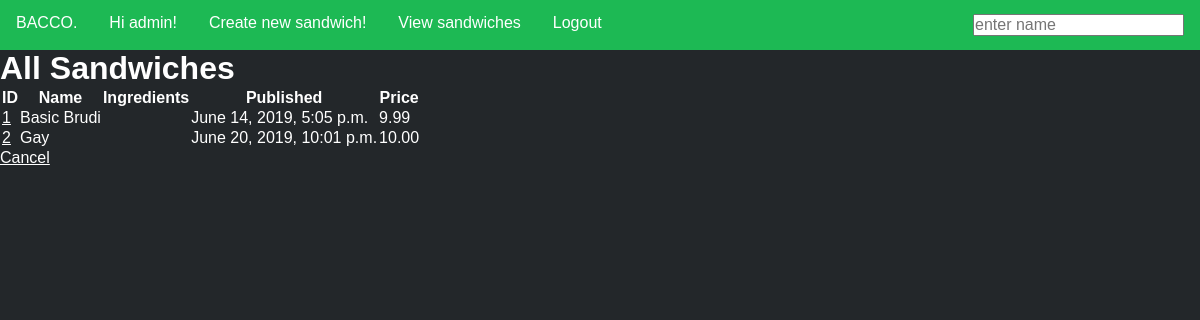
The app's page /mysandwich/show (signed in) with its own data.
### mysandwich/models.py (models this page shows, shortened)
class Sandwich(models.Model):
    name = models.CharField(max_length=255)
    ingredients = models.ManyToManyField(Ingredient)
    pub_date = models.DateTimeField(default=timezone.now(), blank=True)
    price = models.DecimalField(max_digits=4, decimal_places=2, default=0) # max 99,99

### mysandwich/views.py (the view)
# urls.py: path('show', SandwichListView.as_view(), name='all-sandwiches'),
class SandwichListView(ListView):
    model = Sandwich
    context_object_name = "all_sandwiches"
    def get_context_data(self, **kwargs):
        context = super(SandwichListView, self).get_context_data(**kwargs)
        context['sandwich_list'] = Sandwich.objects.all()
        return context

### mysandwich/templates/mysandwich/sandwich_list.html (shortened to what this page needs)
{% extends "home.html" %}
{% block content %}
<h1>All Sandwiches</h1>
<table>
    <tr class="sandwich_header">
        <th>ID</th>
        <th>Name</th>
        <th>Ingredients</th>
        <th>Published</th>
        <th>Price</th>
    </tr>
    {% for sandwich in all_sandwiches %}
    <tr class="sandwich_row">
        <td><a href="show/{{ sandwich.id }}">{{ sandwich.id }}</a></td>
        <td>{{ sandwich.name }}</td>
        <td>
        </td>
        <td>{{ sandwich.pub_date }}</td>
        <td>{{ sandwich.price }}</td>
    </tr>
    {% endfor %}
</table>
<p><a href="../">Cancel</a></p>
{% endblock content %}

### templates/base.html (shortened to what this page needs)
<!DOCTYPE html>
{% load static %}
<html>
<head>
  <link rel="stylesheet" href="/static/base.css">
</head>
<nav>
  {% if user.is_authenticated %}
  <ul>
    <li> <p>BACCO.</p> </li>
    <li> <p>Hi {{ user.username }}!</p> </li>
    <li><a href="/mysandwich">Create new sandwich!</a></li>
    <li><a href="/mysandwich/show">View sandwiches</a></li>
    <li><a href="{% url 'logout' %}">Logout</a></li>
    <li style="float: right">
        <form action="{% url 'search_results' %}" method="get" style="float:right">
          <input name="q" type="text" placeholder="enter name">
        </form>
    </li>
  </ul>
  {% else %}
  <p>You are not logged in</p>
  <a href="{% url 'login' %}">Login</a>
  {% endif %}
</nav>
<body>
  <main>
    {% block content %}
    {% endblock %}
  </main>
</body>
</html>

### static/base.css (style rules this page uses)
* { margin: 0; padding: 0; font-family: sans-serif; color: white; font-size: 16px; }
html, body { background: #23272a; }
h1 { font-size: 2em; margin: 0; }
nav ul { list-style-type: none; margin: 0; padding: 0; overflow: hidden; background-color: #1DB954; }
li { float: left; text-align: center; }
li a { display: block; color: white; text-align: center; padding: 14px 16px; text-decoration: none; }
li p, li form { display: block; color: white; text-align: center; padding: 14px 16px; text-decoration: none; }

### records on screen
Sandwich: id "1", name "Basic Brudi", pub_date "June 14, 2019, 5:05 p.m.", price "9.99"
Sandwich: id "2", name "Gay", pub_date "June 20, 2019, 10:01 p.m.", price "10.00"

### other values on screen
{{ user.username }} "admin"
